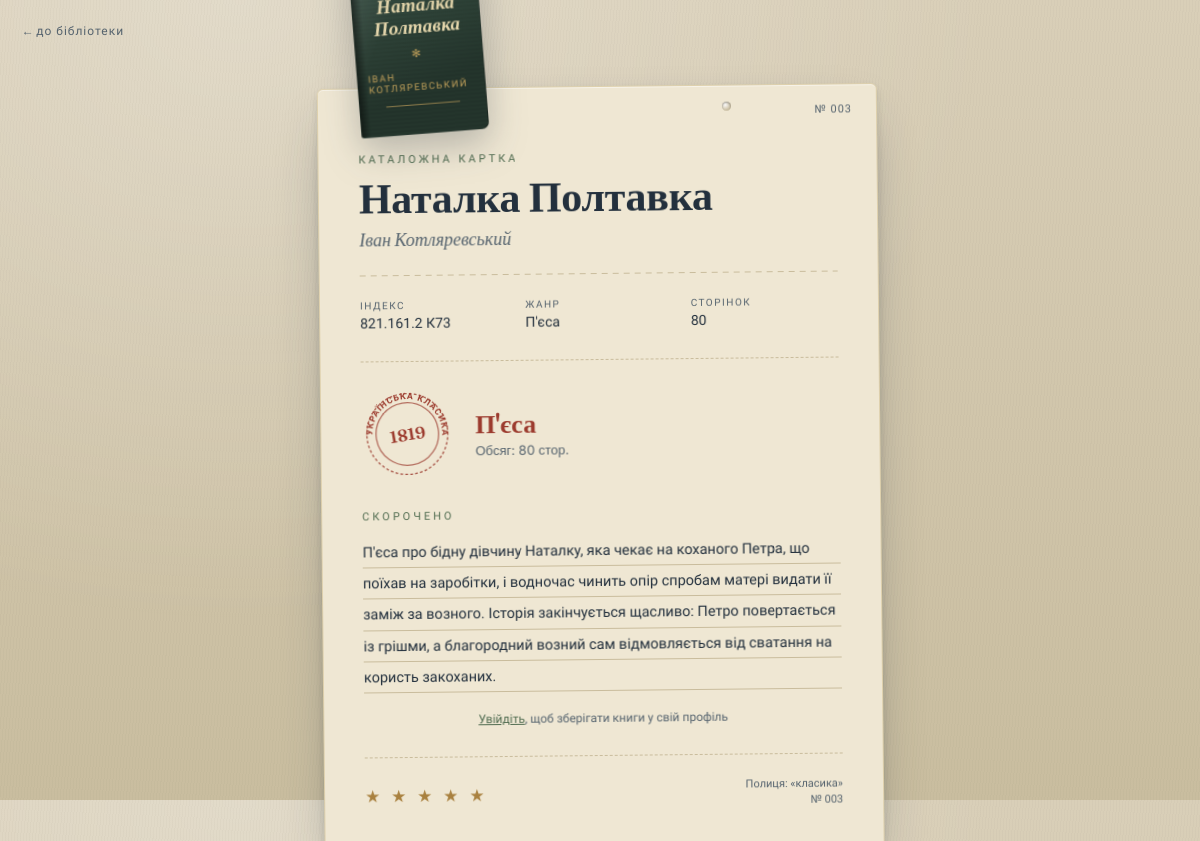
Screenshot of /book/3/ with the database file from the repository.
### library/models.py (models this page shows, shortened)
class Book(models.Model):
    title = models.CharField("Назва", max_length=200)
    author = models.CharField("Автор", max_length=200)
    catalog_index = models.CharField(
        "Каталожний індекс", max_length=50, blank=True,
        help_text="Наприклад: 821.161.2 Ш37"
    )
    genre = models.CharField("Жанр", max_length=100, blank=True)
    year = models.CharField("Рік написання", max_length=20, blank=True)
    pages_total = models.PositiveIntegerField("Обсяг (сторінок)", default=0)
    summary = models.TextField("Скорочено (короткий переказ)", blank=True)
    rating = models.PositiveSmallIntegerField("Оцінка (0-5)", default=5)
    shelf_label = models.CharField("Назва полиці", max_length=100, default="класика")
    order = models.PositiveIntegerField("Порядок на полиці", default=0)
    class Meta:
        ordering = ["order", "id"]

### library/views.py (the view)
# urls.py: path('book/<int:book_id>/', book_detail, name='book_detail'),
def book_detail(request, book_id):
    book = get_object_or_404(Book, id=book_id)
    is_saved = False
    if request.user.is_authenticated:
        is_saved = SavedBook.objects.filter(user=request.user, book=book).exists()
    return render(request, 'book_detail.html', {'book': book, 'is_saved': is_saved})

### library/templates/book_detail.html (shortened to what this page needs)
<!DOCTYPE html>
<html lang="uk">
<head>
</head>
<body>
<div class="back-link" style="display:flex; gap:16px; align-items:center;">
    <a href="{% url 'home' %}">← до бібліотеки</a>
</div>
<div class="scene">
    <div class="cover-wrap">
        <div class="cover">
            <div class="cover-title">{{ book.title }}</div>
            <div class="cover-ornament">✻</div>
            <div class="cover-author">{{ book.author }}</div>
            <div class="cover-rule bottom"></div>
        </div>
    </div>
    <div class="card">
        <div class="holes"><span></span><span></span></div>
        <div class="card-no">№ {{ book.id|stringformat:"03d" }}</div>
        <div class="eyebrow">Каталожна картка</div>
        <h1>{{ book.title }}</h1>
        <div class="author">{{ book.author }}</div>
        <div class="divider"></div>
        <dl class="meta-grid">
            <div>
                <dt>Індекс</dt>
                <dd>{{ book.catalog_index|default:"—" }}</dd>
            </div>
            <div>
                <dt>Жанр</dt>
                <dd>{{ book.genre|default:"—" }}</dd>
            </div>
            <div>
                <dt>Сторінок</dt>
                <dd>{{ book.pages_total }}</dd>
            </div>
        </dl>
        <div class="progress-zone">
            <div class="stamp">
                <svg viewBox="0 0 100 100">
                    <defs>
                        <path id="circlePath" d="M 50,50 m -38,0 a 38,38 0 1,1 76,0 a 38,38 0 1,1 -76,0" />
                    </defs>
                    <circle cx="50" cy="50" r="44" fill="none" stroke="var(--stamp-red)" stroke-width="1.4" stroke-dasharray="3,2.4" opacity=".85"/>
                    <circle cx="50" cy="50" r="34" fill="none" stroke="var(--stamp-red)" stroke-width="1.4" opacity=".7"/>
                    <text class="stamp-label">
                        <textPath href="#circlePath" startOffset="2%">УКРАЇНСЬКА КЛАСИКА</textPath>
                    </text>
                    <text x="50" y="57" text-anchor="middle" font-family="Fraunces, serif" font-weight="600" font-size="18" fill="var(--stamp-red)">{{ book.year|default:"—" }}</text>
                </svg>
            </div>
            <div class="progress-text">
                <div class="pct">{{ book.genre|default:"Художня література" }}</div>
                <div class="label">Обсяг: {{ book.pages_total|default:"—" }} стор.</div>
            </div>
        </div>
        {% if book.summary %}
        <div class="notes">
            <div class="eyebrow">Скорочено</div>
            <div class="note-lines">{{ book.summary }}</div>
        </div>
        {% endif %}
        {% if user.is_authenticated %}
        <form method="post" action="{% url 'toggle_save' book.id %}">
            {% csrf_token %}
            <button type="submit" class="save-btn {% if is_saved %}saved{% endif %}">
                {% if is_saved %}🔖 Збережено — прибрати{% else %}🔖 Зберегти книгу{% endif %}
            </button>
        </form>
        {% else %}
        <p class="login-hint"><a href="{% url 'login' %}">Увійдіть</a>, щоб зберігати книги у свій профіль</p>
        {% endif %}
        <div class="footer-row">
            <div class="stars">
                {% for i in "12345" %}
                    {% if forloop.counter <= book.rating %}★{% else %}<span class="dim">★</span>{% endif %}
                {% endfor %}
            </div>
            <div class="due">
                Полиця: «{{ book.shelf_label }}»<br>
                № {{ book.id|stringformat:"03d" }}
            </div>
        </div>
    </div>
</div>
</body>
</html>

### rows the page displays
Book: author "ІВАН КОТЛЯРЕВСЬКИЙ", id "003", title "Наталка Полтавка", author "Іван Котляревський", catalog_index "821.161.2 К73", genre "П'єса", pages_total "80", year "1819", summary "П'єса про бідну дівчину Наталку, яка чекає на коханого Петра, що поїхав на заробітки, і водночас чинить опір спробам матері видати її заміж за возного. Історія закінчується щасливо: Петро повертається із грішми, а благородний возний сам відмовляється від сватання на користь закоханих.", rating 5 (drawn), shelf_label "класика"
